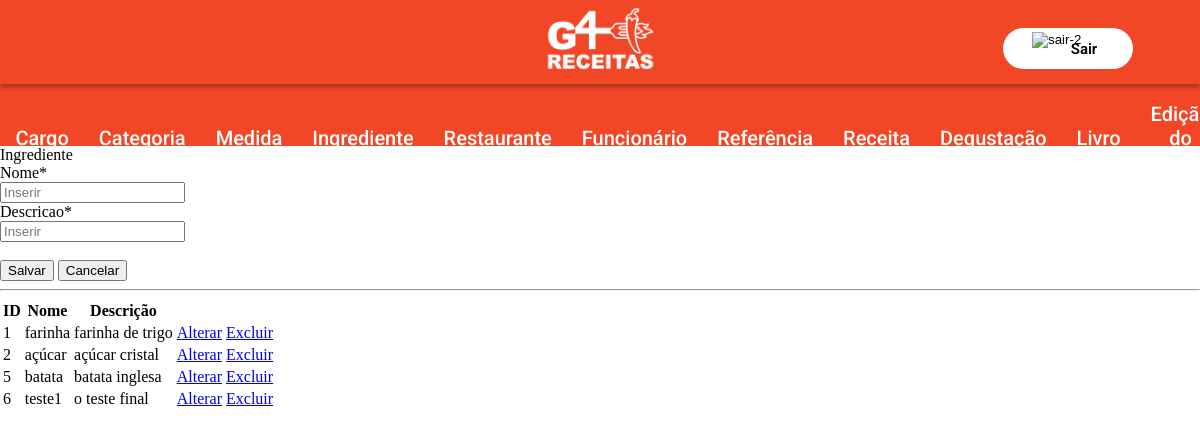
Screenshot of /ingrediente/index.php with the database file from the repository.
### tables this page shows
CREATE TABLE `g4_ingrediente` (
  `id_Ingrediente` int(11) NOT NULL,
  `nome` varchar(45) NOT NULL,
  `descricao` varchar(100) DEFAULT NULL
);

### ingrediente/index.php (the view, shortened to what this page needs)
<!DOCTYPE html>
<html lang="pt-br">
<head>
</head>
<?php
include('../model/conexao.php');
include ('../includes/header.php');
?>
<body>
    <form action="?act=save" method="POST" name="form" class="" >
        <span class="">Ingrediente</span>
        <span class="">Nome*</span>
        <input required type="text" name="nome" placeholder="Inserir" value="<?php
        echo (isset($nome) && ($nome != null || $nome != "")) ? $nome : '';
        ?>" class="form-control"/>
        <span class="">Descricao*</span>
        <input required type="text" name="descricao" placeholder="Inserir" value="<?php
        echo (isset($descricao) && ($descricao != null || $descricao != "")) ? $descricao : '';
        ?>" class="form-control"/>
        <button type="submit" class = "">Salvar</button>
        <button type="reset" class = "">Cancelar</button>
        <hr>
    </form>
        <table>
            <thead>
                <tr>
                    <th>ID</th>
                    <th>Nome</th>
                    <th>Descrição</th>
                </tr>
            </thead>
            <tbody>
                <?php
                    try {
                        $stmt = $conexao->prepare("SELECT * FROM g4_ingrediente");
                        if ($stmt->execute()) {
                            while ($rs = $stmt->fetch(PDO::FETCH_OBJ)) {
                                echo "<tr>";
                                echo "<td>$rs->id_Ingrediente</td>";
                                echo "<td>$rs->nome</td>";
                                echo "<td>$rs->descricao</td>";
                                echo '<td><a href="./alterar.php?id='.$rs->id_Ingrediente.'">Alterar</a></td>';
                                echo '<td><a href="./excluir.php?id=' .$rs->id_Ingrediente. '">Excluir</a></td>';
                                echo "</tr>";
                            }
                        } else {
                       echo "Erro: Não foi possível recuperar os dados do banco de dados";
                        }
                    } catch (PDOException $erro) {
                        echo "Erro: " . $erro->getMessage();
                    }
                ?>
            </tbody>
        </table>
</body>
</html>

### includes/style.css (style rules this page uses)
body { width: auto; margin: 0; }

### rows the page displays
g4_ingrediente: id_Ingrediente "1", nome "farinha", descricao "farinha de trigo"
g4_ingrediente: id_Ingrediente "2", nome "açúcar", descricao "açúcar cristal"
g4_ingrediente: id_Ingrediente "5", nome "batata", descricao "batata inglesa"
g4_ingrediente: id_Ingrediente "6", nome "teste1", descricao "o teste final"
